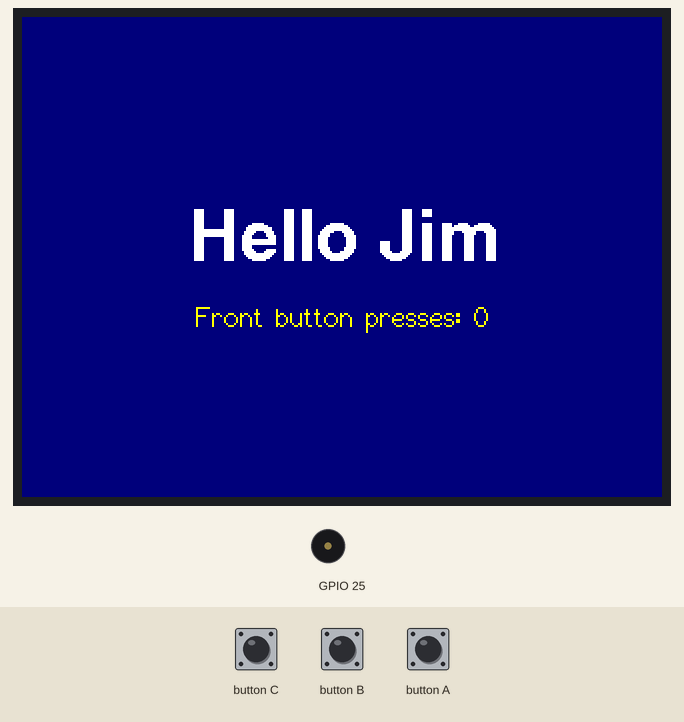
A sketch run on a simulated ESP32. On the bench: 320×240 colour display, buzzer (waves = sounding). The inputs (shaded band) are chosen by the test bench. What the sketch prints to the serial monitor is not drawn.

Above: at 1.4 s.
1.5 s: button A pressed for 0.15 s
3.1 s: button A pressed for 1 s
Timing chart, 0 to 6.1 s (numbered marks = the images above; inputs shaded):
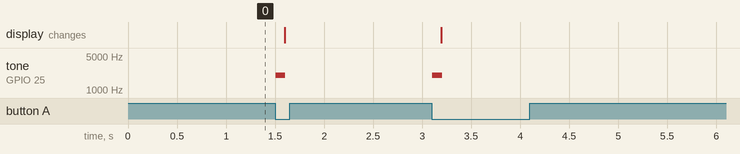

The sketch:

hello_stick.ino
```cpp
// hello_stick.ino - M5StickS3 hello world.
// Shows "Hello Jim" and beeps when the front button (BtnA) is pressed.
#include <M5Unified.h>

static int pressCount = 0;

static void drawScreen() {
    M5.Display.fillScreen(TFT_NAVY);
    M5.Display.setTextColor(TFT_WHITE, TFT_NAVY);
    M5.Display.setTextDatum(middle_center);
    M5.Display.setFont(&fonts::FreeSansBold18pt7b);
    M5.Display.drawString("Hello Jim", M5.Display.width() / 2,
                          M5.Display.height() / 2 - 12);

    M5.Display.setFont(&fonts::Font2);
    M5.Display.setTextColor(TFT_YELLOW, TFT_NAVY);
    char line[40];
    snprintf(line, sizeof(line), "Front button presses: %d", pressCount);
    M5.Display.drawString(line, M5.Display.width() / 2,
                          M5.Display.height() / 2 + 30);
}

void setup() {
    auto cfg = M5.config();
    M5.begin(cfg);

    M5.Display.setRotation(1);   // landscape: 240 wide x 135 tall
    M5.Speaker.setVolume(128);   // 0-255

    Serial.begin(115200);
    Serial.printf("hello_stick: board id %d, display %dx%d\n",
                  (int)M5.getBoard(), M5.Display.width(), M5.Display.height());

    drawScreen();
}

void loop() {
    M5.update();   // reads the buttons

    if (M5.BtnA.wasPressed()) {
        M5.Speaker.tone(2000, 100);   // 2 kHz for 100 ms
        ++pressCount;
        Serial.printf("BtnA pressed (%d)\n", pressCount);
        drawScreen();
    }
    delay(10);
}
```

Measured:
- after the input at 1.5 s, tone on GPIO 25: silent → 2000 Hz at once, → silent 0.10 s later
- after the input at 3.1 s, tone on GPIO 25: silent → 2000 Hz at once, → silent 0.10 s later
